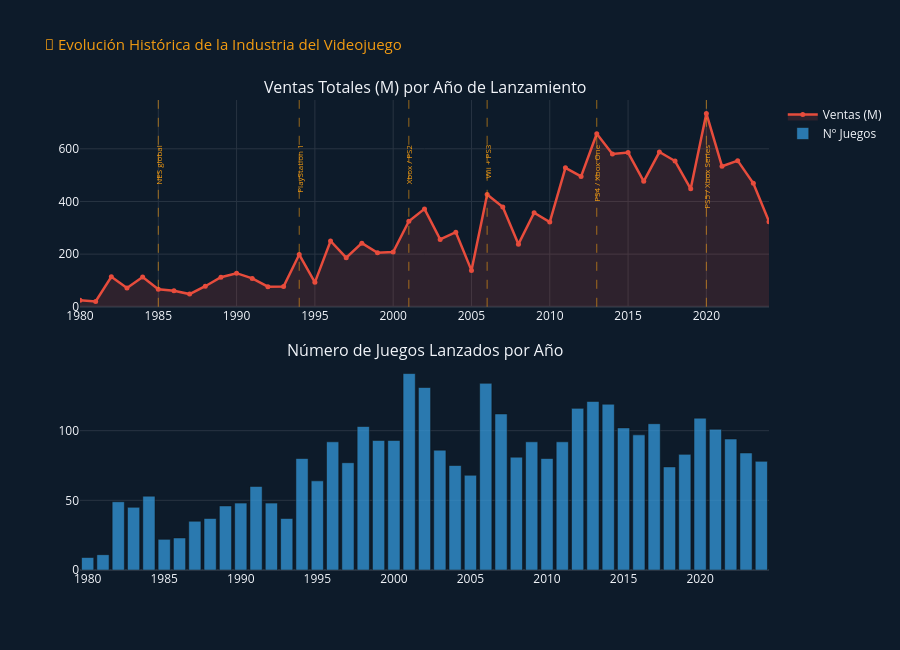

The code cell stored with this chart in its notebook:
### Markdown cell above
## 📅 Sección 5.— Evolución Temporal (1977–2024)

### Code cell
#  Serie de tiempo con hitos históricos 
year_data = df.groupby(COL['anio_juego']).agg(
    ventas = (COL['ventas_total'], 'sum'),
    juegos = (COL['id'],          'count'),
).reset_index().sort_values(COL['anio_juego'])

fig = make_subplots(
    rows=2, cols=1,
    subplot_titles=(
        'Ventas Totales (M) por Año de Lanzamiento',
        'Número de Juegos Lanzados por Año'
    ),
    vertical_spacing=0.12,
)

fig.add_trace(go.Scatter(
    x=year_data[COL['anio_juego']], y=year_data['ventas'],
    mode='lines+markers', name='Ventas (M)',
    line=dict(color=RED, width=2.5),
    marker=dict(size=5, color=RED),
    fill='tozeroy', fillcolor='rgba(231,76,60,0.15)',
), row=1, col=1)

fig.add_trace(go.Bar(
    x=year_data[COL['anio_juego']], y=year_data['juegos'],
    name='Nº Juegos', marker_color='rgba(52,152,219,0.75)',
), row=2, col=1)

# Hitos históricos
milestones = {
    1985: 'NES global',
    1994: 'PlayStation 1',
    2001: 'Xbox / PS2',
    2006: 'Wii + PS3',
    2013: 'PS4 / Xbox One',
    2020: 'PS5 / Xbox Series',
}
for year, label in milestones.items():
    fig.add_vline(x=year, line_dash='dash', line_color=GOLD,
                  line_width=1, opacity=0.6, row=1, col=1)
    fig.add_annotation(
        x=year, y=year_data['ventas'].max() * 0.85,
        text=label, showarrow=False,
        font=dict(color=GOLD, size=8),
        textangle=-90, row=1, col=1, yanchor='top'
    )

fig.update_layout(
    template='plotly_dark', height=650,
    title_text='📅 Evolución Histórica de la Industria del Videojuego',
    title_font_size=15, title_font_color=GOLD,
    paper_bgcolor='#0D1B2A', plot_bgcolor='#0D1B2A',
    showlegend=True, hovermode='x unified',
)
fig.show()

### Figure 1 — Plotly figure (JSON) as saved in the notebook; plotly's stock layout.template omitted (floating-point values rounded to 4 significant figures)
{"data": [{"fill": "tozeroy", "fillcolor": "rgba(231,76,60,0.15)", "line": {"color": "#E74C3C", "width": 2.5}, "marker": {"color": "#E74C3C", "size": 5}, "mode": "lines+markers", "name": "Ventas (M)", "type": "scatter", "x": [1980, 1981, 1982, 1983, 1984, 1985, 1986, 1987, 1988, 1989, 1990, 1991, 1992, 1993, 1994, 1995, 1996, 1997, 1998, 1999, 2000, 2001, 2002, 2003, 2004, 2005, 2006, 2007, 2008, 2009, 2010, 2011, 2012, 2013, 2014, 2015, 2016, 2017, 2018, 2019, 2020, 2021, 2022, 2023, 2024], "xaxis": "x", "y": [25.13, 20.59, 114.2, 71.71, 113.4, 66.55, 60.79, 48.32, 78.18, 112.4, 127.7, 107.7, 76.59, 77.33, 198.4, 92.86, 250.0, 186.5, 241.8, 205.2, 208.1, 324.9, 371.8, 255.9, 283.3, 138.3, 426.5, 379.0, 237.9, 357.0, 321.7, 527.6, 495.1, 657.3, 580.5, 585.6, 476.4, 587.7, 553.5, 448.2, 734.2, 533.6, 555.0, 468.8, 323.4], "yaxis": "y"}, {"marker": {"color": "rgba(52,152,219,0.75)"}, "name": "Nº Juegos", "type": "bar", "x": [1980, 1981, 1982, 1983, 1984, 1985, 1986, 1987, 1988, 1989, 1990, 1991, 1992, 1993, 1994, 1995, 1996, 1997, 1998, 1999, 2000, 2001, 2002, 2003, 2004, 2005, 2006, 2007, 2008, 2009, 2010, 2011, 2012, 2013, 2014, 2015, 2016, 2017, 2018, 2019, 2020, 2021, 2022, 2023, 2024], "xaxis": "x2", "y": [9, 11, 49, 45, 53, 22, 23, 35, 37, 46, 48, 60, 48, 37, 80, 64, 92, 77, 103, 93, 93, 141, 131, 86, 75, 68, 134, 112, 81, 92, 80, 92, 116, 121, 119, 102, 97, 105, 74, 83, 109, 101, 94, 84, 78], "yaxis": "y2"}], "layout": {"annotations": [{"font": {"size": 16}, "showarrow": false, "text": "Ventas Totales (M) por Año de Lanzamiento", "x": 0.5, "xanchor": "center", "xref": "paper", "y": 1, "yanchor": "bottom", "yref": "paper"}, {"font": {"size": 16}, "showarrow": false, "text": "Número de Juegos Lanzados por Año", "x": 0.5, "xanchor": "center", "xref": "paper", "y": 0.44, "yanchor": "bottom", "yref": "paper"}, {"font": {"color": "#F39C12", "size": 8}, "showarrow": false, "text": "NES global", "textangle": -90, "x": 1985, "xref": "x", "y": 624.1, "yanchor": "top", "yref": "y"}, {"font": {"color": "#F39C12", "size": 8}, "showarrow": false, "text": "PlayStation 1", "textangle": -90, "x": 1994, "xref": "x", "y": 624.1, "yanchor": "top", "yref": "y"}, {"font": {"color": "#F39C12", "size": 8}, "showarrow": false, "text": "Xbox / PS2", "textangle": -90, "x": 2001, "xref": "x", "y": 624.1, "yanchor": "top", "yref": "y"}, {"font": {"color": "#F39C12", "size": 8}, "showarrow": false, "text": "Wii + PS3", "textangle": -90, "x": 2006, "xref": "x", "y": 624.1, "yanchor": "top", "yref": "y"}, {"font": {"color": "#F39C12", "size": 8}, "showarrow": false, "text": "PS4 / Xbox One", "textangle": -90, "x": 2013, "xref": "x", "y": 624.1, "yanchor": "top", "yref": "y"}, {"font": {"color": "#F39C12", "size": 8}, "showarrow": false, "text": "PS5 / Xbox Series", "textangle": -90, "x": 2020, "xref": "x", "y": 624.1, "yanchor": "top", "yref": "y"}], "height": 650, "hovermode": "x unified", "paper_bgcolor": "#0D1B2A", "plot_bgcolor": "#0D1B2A", "shapes": [{"line": {"color": "#F39C12", "dash": "dash", "width": 1}, "opacity": 0.6, "type": "line", "x0": 1985, "x1": 1985, "xref": "x", "y0": 0, "y1": 1, "yref": "y domain"}, {"line": {"color": "#F39C12", "dash": "dash", "width": 1}, "opacity": 0.6, "type": "line", "x0": 1994, "x1": 1994, "xref": "x", "y0": 0, "y1": 1, "yref": "y domain"}, {"line": {"color": "#F39C12", "dash": "dash", "width": 1}, "opacity": 0.6, "type": "line", "x0": 2001, "x1": 2001, "xref": "x", "y0": 0, "y1": 1, "yref": "y domain"}, {"line": {"color": "#F39C12", "dash": "dash", "width": 1}, "opacity": 0.6, "type": "line", "x0": 2006, "x1": 2006, "xref": "x", "y0": 0, "y1": 1, "yref": "y domain"}, {"line": {"color": "#F39C12", "dash": "dash", "width": 1}, "opacity": 0.6, "type": "line", "x0": 2013, "x1": 2013, "xref": "x", "y0": 0, "y1": 1, "yref": "y domain"}, {"line": {"color": "#F39C12", "dash": "dash", "width": 1}, "opacity": 0.6, "type": "line", "x0": 2020, "x1": 2020, "xref": "x", "y0": 0, "y1": 1, "yref": "y domain"}], "showlegend": true, "title": {"font": {"color": "#F39C12", "size": 15}, "text": "📅 Evolución Histórica de la Industria del Videojuego"}, "xaxis": {"anchor": "y", "domain": [0, 1]}, "xaxis2": {"anchor": "y2", "domain": [0, 1]}, "yaxis": {"anchor": "x", "domain": [0.56, 1]}, "yaxis2": {"anchor": "x2", "domain": [0, 0.44]}}}
